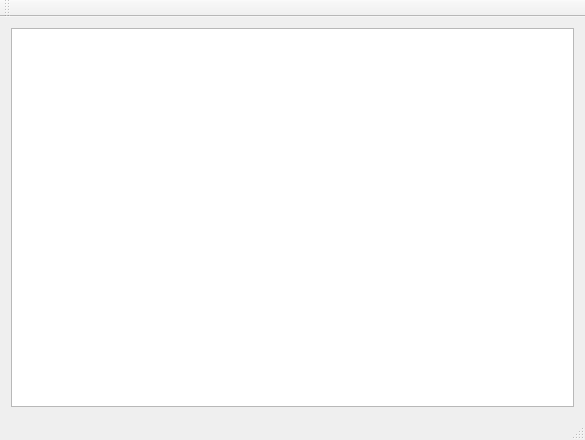
<?xml version="1.0" encoding="UTF-8"?>
<ui version="4.0">
 <class>MainWindow</class>
 <widget class="QMainWindow" name="MainWindow">
  <property name="geometry">
   <rect>
    <x>0</x>
    <y>0</y>
    <width>585</width>
    <height>440</height>
   </rect>
  </property>
  <property name="windowTitle">
   <string>MainWindow</string>
  </property>
  <widget class="QWidget" name="centralWidget">
   <layout class="QHBoxLayout" name="horizontalLayout">
    <item>
     <widget class="SeisProfileView" name="graphicsView"/>
    </item>
   </layout>
  </widget>
  <widget class="QMenuBar" name="menuBar">
   <property name="geometry">
    <rect>
     <x>0</x>
     <y>0</y>
     <width>585</width>
     <height>23</height>
    </rect>
   </property>
  </widget>
  <widget class="QToolBar" name="mainToolBar">
   <attribute name="toolBarArea">
    <enum>TopToolBarArea</enum>
   </attribute>
   <attribute name="toolBarBreak">
    <bool>false</bool>
   </attribute>
  </widget>
  <widget class="QStatusBar" name="statusBar"/>
 </widget>
 <layoutdefault spacing="6" margin="11"/>
 <customwidgets>
  <customwidget>
   <class>SeisProfileView</class>
   <extends>QGraphicsView</extends>
   <header location="global">../../libs/seis/seisprofileview.h</header>
  </customwidget>
 </customwidgets>
 <resources/>
 <connections/>
</ui>
